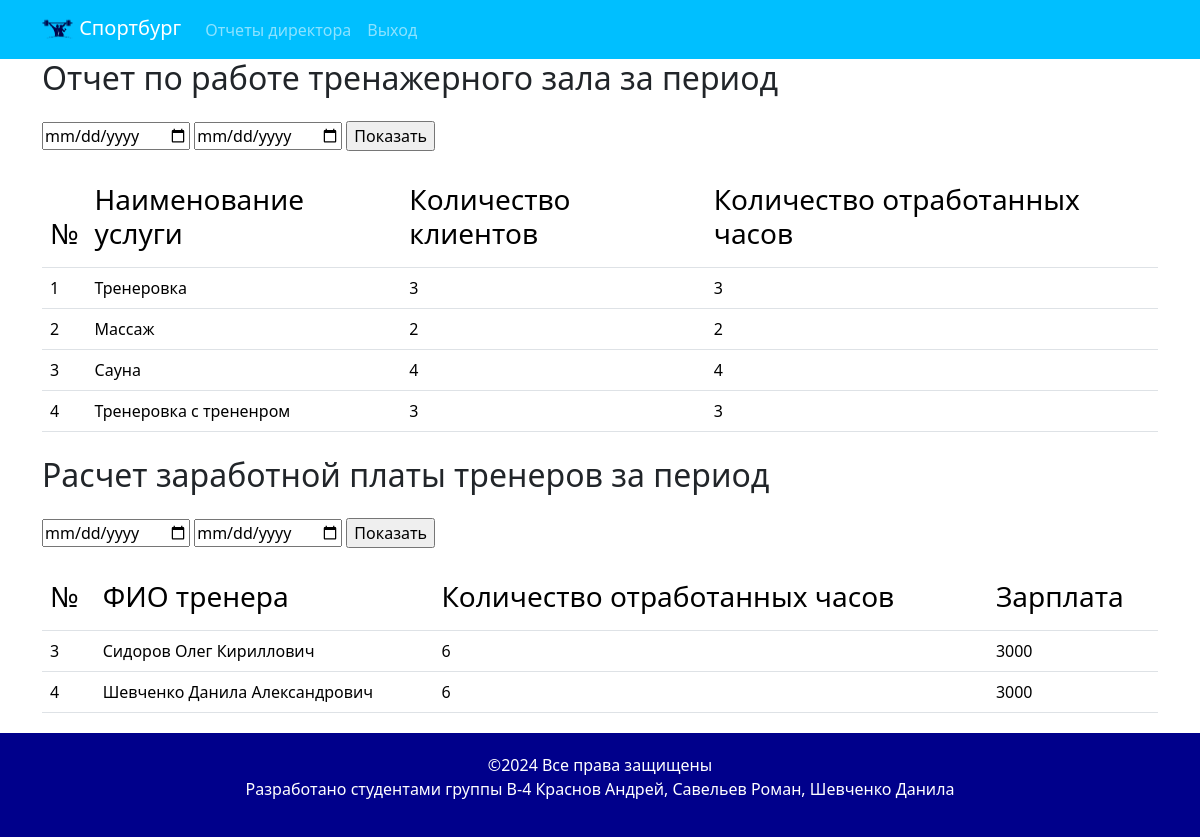
Before: /director.php with the older database file.
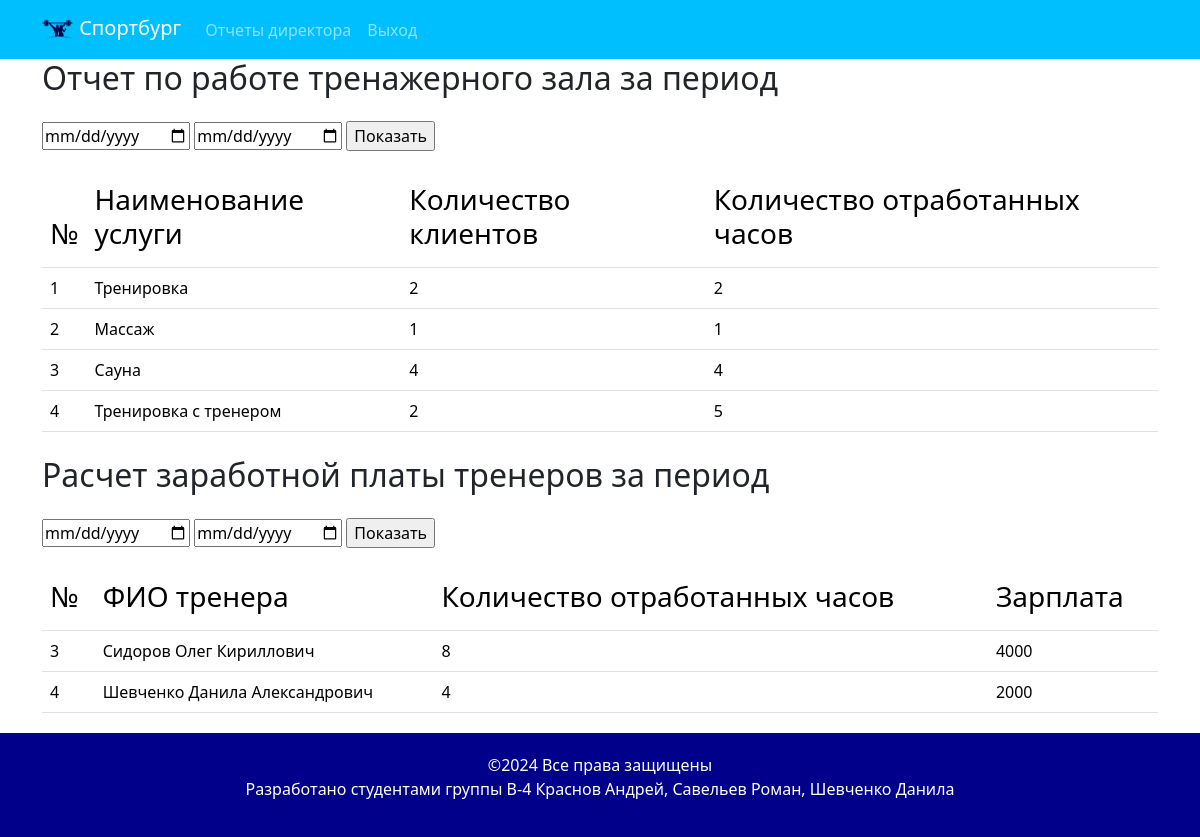
After: the same page with the newer database file.
### tables this page shows
CREATE TABLE `uslugi` (
  `id_uslugi` int(11) NOT NULL,
  `name_uslugi` varchar(200) DEFAULT NULL,
  `price_usluigi` decimal(10,2) NOT NULL
);

CREATE TABLE `users` (
  `id_user` int(11) NOT NULL,
  `fio` varchar(200) DEFAULT NULL,
  `email` varchar(100) DEFAULT NULL,
  `phone` varchar(12) DEFAULT NULL,
  `login` varchar(60) NOT NULL,
  `password` varchar(60) NOT NULL,
  `role` int(11) NOT NULL
);

### director.php (the view, shortened to what this page needs)
<?php
include 'template/head.php';
include "template/db.php";
$sql_inj = "";
$date_from = "";
$date_to = "";
$sql = "SELECT uslugi.*,
COUNT(DISTINCT clients.id_client) AS clients_count,
COUNT(DISTINCT zapis.id_zapis) AS zapis_count FROM uslugi
JOIN zapis ON zapis.id_uslugi = uslugi.id_uslugi
JOIN clients ON zapis.id_client = clients.id_client
$sql_inj
GROUP BY uslugi.id_uslugi";
$result = $mysqli->query($sql);
$uslugi = $result->fetch_all(MYSQLI_ASSOC);
$sql = "SELECT users.*,
COUNT(DISTINCT zapis.id_zapis) AS zapis_count FROM users
JOIN zapis ON zapis.id_user = users.id_user
$sql_inj
GROUP BY users.id_user";
$result = $mysqli->query($sql);
$users = $result->fetch_all(MYSQLI_ASSOC);
?>
    <?php
    include 'template/nav_director.php';
    ?>
    <main class="container">
        <section class = "report">
            <div class="report__title">
                <h2 class="mb-4">Отчет по работе тренажерного зала за период</h2>
                <form action="director.php" method="post">
                    <input type="date" name="uslugi_date_from" placeholder="С" value="<?= $date_from ?>">
                    <input type="date" name="uslugi_date_to" placeholder="По"  value="<?= $date_to ?>">
                    <input type="submit" value="Показать">
                </form>
                <table class="table table-hover mt-4">
                    <thead>
                        <tr>
                            <th>
                                <h3>№</h3>
                            </th>
                            <th>
                                <h3>Наименование услуги</h3>
                            </th>
                            <th>
                                 <h3>Количество клиентов</h3>
                            </th>
                            <th>
                                <h3>Количество
                                    отработанных часов
                                </h3>
                            </th>
                        </tr>
                    </thead>
                    <tbody>
                        <?php foreach($uslugi as $usluga) { ?>
                        <tr>
                            <td><?= $usluga['id_uslugi']?></td>
                            <td><?= $usluga['name_uslugi']?></td>
                            <td><?= $usluga['clients_count']?></td>
                            <td><?= $usluga['zapis_count']?></td>
                        </tr>
                        <?php }?>
                    </tbody>
                </table>
                <h2 class="mt-4 mb-4">Расчет заработной платы тренеров за период</h2>
                <form action="director.php" method="post">
                    <input type="date" name="uslugi_date_from" placeholder="С" value="<?= $date_from ?>">
                    <input type="date" name="uslugi_date_to" placeholder="По"  value="<?= $date_to ?>">
                    <input type="submit" value="Показать">
                </form>
                <table class="table table-hover mt-4">
                    <thead>
                        <tr>
                            <th>
                                <h3>№</h3>
                            </th>
                            <th>
                                <h3>ФИО тренера</h3>
                            </th>
                            <th>
                                 <h3>Количество отработанных часов</h3>
                            </th>
                            <th>
                                <h3>Зарплата
                                </h3>
                            </th>
                        </tr>
                    </thead>
                    <tbody>
                        <?php foreach($users as $user) { ?>
                        <tr>
                            <td><?= $user['id_user']?></td>
                            <td><?= $user['fio']?></td>
                            <td><?= $user['zapis_count']?></td>
                            <td><?= $user['zapis_count']*500 ?></td>
                        </tr>
                        <?php }?>
                    </tbody>
                </table>
            </div>
        </section>
    </main>
    <?php include 'template/footer.php';?>

### template/head.php (shortened to what this page needs)
<!DOCTYPE html>
<html lang="en">
<head>
    <link rel="stylesheet" href="css/bootstrap.min.css">
<link href= "css/bootstrap.min.css" rel="stylesheet" type="text/css">
</head>
<body>

### template/nav_director.php (shortened to what this page needs)
<nav class="navbar navbar-expand-lg" data-bs-theme="dark" style="background-color: #00bfff;">
  <div class="container">
  <a class="navbar-brand" href="index.php">
      <img src="img/logo.png" alt="Logo" class="d-inline-block align-text-top" width="32" height="32">
      Спортбург
    </a>
    <div class="collapse navbar-collapse justify-content-end" id="navbarText">
      <ul class="navbar-nav me-auto mb-2 mb-lg-0">
      <li class="nav-item">
          <a class="nav-link" href="director.php">Отчеты директора</a>
        </li>
        <li class="nav-item">
          <a class="nav-link " href="logout.php">Выход</a>
        </li>
      </ul>
    </div>
  </div>
</nav>

### template/footer.php
<div class="container-fluid" style="background-color: #00008b; color: white; padding-top: 20px; padding-bottom: 20px; margin-top: 20px">
    <div class="row">
        <div class="col-lg-1"></div>
        <div class="col-lg-10" style="text-align: center">
        <p>&copy2024 Все права защищены<br>Разработано студентами группы В-4 Краснов Андрей, Савельев Роман, Шевченко Данила</p>
        </div>
        <div class="col-lg-1"></div>
    </div>
</div>

Changed rows visible on the page:
changed uslugi id 1: name_uslugi "Тренеровка" → "Тренировка"; clients_count "3" → "2"; zapis_count "3" → "2"
computed for uslugi "Массаж": clients_count "2" → "1"; zapis_count "2" → "1"
changed uslugi id 4: name_uslugi "Тренеровка с трененром" → "Тренировка с тренером"; clients_count "3" → "2"; zapis_count "3" → "5"
changed users "Сидоров Олег Кириллович": zapis_count "6" → "8"; zapis_count "3000" → "4000"
computed for users "Шевченко Данила Александрович": zapis_count "6" → "4"; zapis_count "3000" → "2000"
